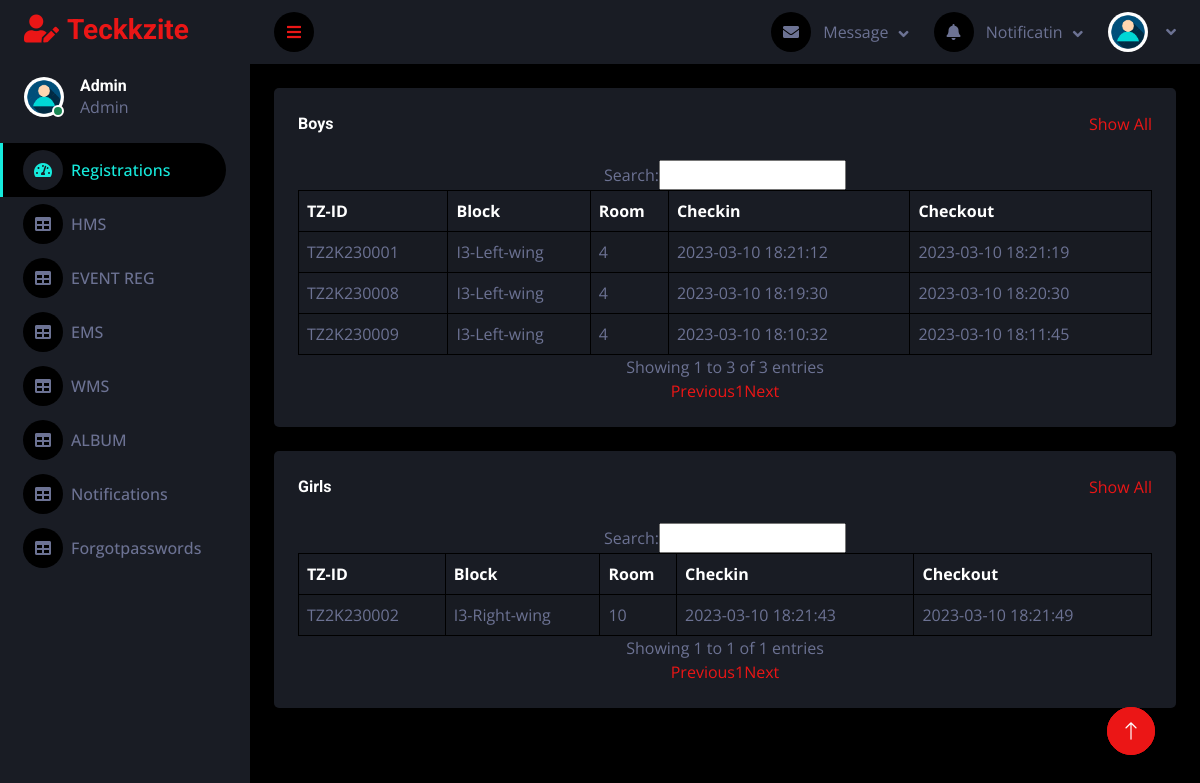
/admin/HMS-data.php (signed in), run on the app's committed database.
### tables this page shows
CREATE TABLE `hms` (
  `Tzid` varchar(50) NOT NULL,
  `Block` varchar(50) NOT NULL,
  `Room` varchar(50) NOT NULL,
  `checkin` varchar(50) NOT NULL,
  `checkout` varchar(50) NOT NULL
);

### admin/HMS-data.php (the view, shortened to what this page needs)
<?php
include "repeats/header.php";
?>
            <div class="container-fluid pt-4 px-4">
                <div class="bg-secondary text-center rounded p-4">
                    <div class="d-flex align-items-center justify-content-between mb-4">
                        <h6 class="mb-0">Boys</h6>
                        <a href="">Show All</a>
                    </div>
                    <div class="table-responsive">
                        <table class="table text-start align-middle table-bordered table-hover mb-0 table table-striped" id="example">
                            <thead>
                                <tr class="text-white">
                                    <th scope="col">TZ-ID</th>
                                    <th scope="col">Block</th>
                                    <th scope="col">Room</th>
                                    <th scope="col">Checkin</th>
                                    <th scope="col">Checkout</th>
                                </tr>
                            </thead>
                            <?php
$conn = mysqli_connect($db_host, $db_user, $db_password, $db_db);
$sql = "SELECT * FROM HMS WHERE Block='i3-Left-wing'";
$result = mysqli_query($conn, $sql);
if (mysqli_num_rows($result) > 0) {
    while($row = mysqli_fetch_array($result)) {
        echo "<tr>";
        echo "<td>" . $row["Tzid"] . "</td>";
        echo "<td>" . $row["Block"] . "</td>";
        echo "<td>" . $row["Room"] . "</td>";
        echo "<td>" . $row["checkin"] . "</td>";
        echo "<td>" . $row["checkout"] . "</td>";
        echo "</tr>";
    }
} else {
    echo "0 results";
}
                                                ?>
                        </table>
                    </div>
                </div>
            </div>
            <div class="container-fluid pt-4 px-4">
                <div class="bg-secondary text-center rounded p-4">
                    <div class="d-flex align-items-center justify-content-between mb-4">
                        <h6 class="mb-0">Girls</h6>
                        <a href="">Show All</a>
                    </div>
                    <div class="table-responsive">
                    <table class="table text-start align-middle table-bordered table-hover mb-0 table table-striped" id="example2">
                            <thead>
                                <tr class="text-white">
                                    <th scope="col">TZ-ID</th>
                                    <th scope="col">Block</th>
                                    <th scope="col">Room</th>
                                    <th scope="col">Checkin</th>
                                    <th scope="col">Checkout</th>
                                </tr>
                            </thead>
                            <tbody>
                            <?php
$conn = mysqli_connect($db_host, $db_user, $db_password, $db_db);
$sql = "SELECT * FROM HMS WHERE Block='i3-Right-wing'";
$result = mysqli_query($conn, $sql);
if (mysqli_num_rows($result) > 0) {
    while($row = mysqli_fetch_array($result)) {
        echo "<tr>";
        echo "<td>" . $row["Tzid"] . "</td>";
        echo "<td>" . $row["Block"] . "</td>";
        echo "<td>" . $row["Room"] . "</td>";
        echo "<td>" . $row["checkin"] . "</td>";
        echo "<td>" . $row["checkout"] . "</td>";
        echo "</tr>";
    }
} else {
    echo "0 results";
}
?>
                            </tbody>
                        </table>
                    </div>
                </div>
            </div>
        </div>
        <a href="#" class="btn btn-lg btn-primary btn-lg-square back-to-top"><i class="bi bi-arrow-up"></i></a>
        <?php
include "repeats/footer.php";
?>
</body>
</html>

### admin/css/style.css (style rules this page uses)
:root { --primary: #16ebdd; --secondary: #191C24; --light: #6C7293; --dark: #000000; }
.back-to-top { position: fixed; display: none; right: 45px; bottom: 45px; z-index: 99; }
.btn { transition: .5s; }
.btn-lg-square { width: 48px; height: 48px; }
.btn-square, .btn-sm-square, .btn-lg-square { padding: 0; display: inline-flex; align-items: center; justify-content: center; font-weight: normal; border-radius: 50px; }

### data on the page
hms: Tzid "TZ2K230009", Block "I3-Left-wing", Room "4", checkin "2023-03-10 18:10:32", checkout "2023-03-10 18:11:45"
hms: Tzid "TZ2K230008", Block "I3-Left-wing", Room "4", checkin "2023-03-10 18:19:30", checkout "2023-03-10 18:20:30"
hms: Tzid "TZ2K230001", Block "I3-Left-wing", Room "4", checkin "2023-03-10 18:21:12", checkout "2023-03-10 18:21:19"
hms: Tzid "TZ2K230002", Block "I3-Right-wing", Room "10", checkin "2023-03-10 18:21:43", checkout "2023-03-10 18:21:49"
